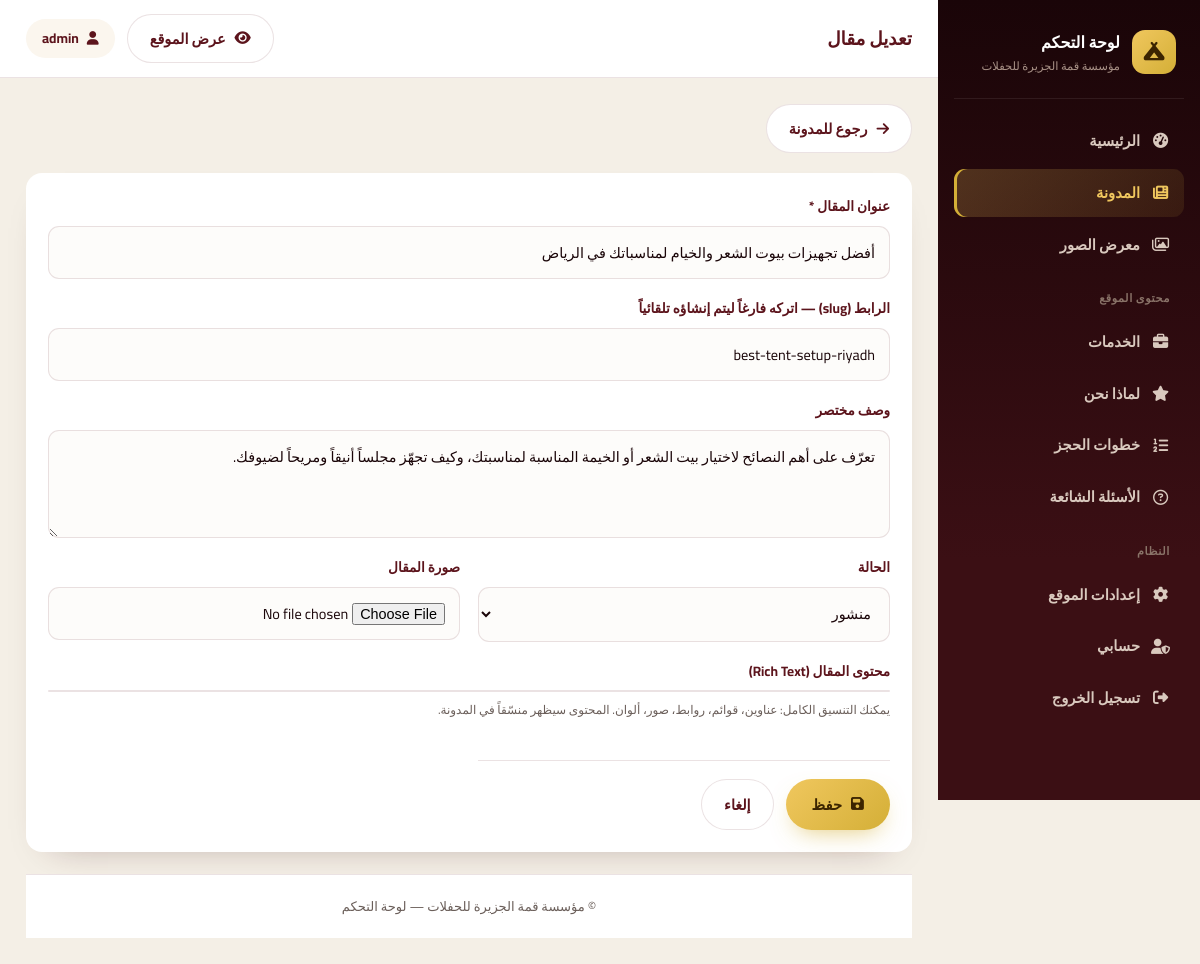
/admin/post-edit.php?id=1 (signed in), run on the app's committed database.
### tables this page shows
CREATE TABLE IF NOT EXISTS `posts` (
  `id` int(11) NOT NULL AUTO_INCREMENT,
  `title` varchar(255) NOT NULL,
  `slug` varchar(255) NOT NULL,
  `excerpt` text DEFAULT NULL,
  `content` longtext DEFAULT NULL,
  `image` varchar(255) DEFAULT '',
  `status` enum('published','draft') DEFAULT 'published',
  `views` int(11) DEFAULT 0,
  `created_at` timestamp NOT NULL DEFAULT current_timestamp(),
  PRIMARY KEY (`id`),
  UNIQUE KEY `slug` (`slug`)
);

### config.php (called while the page is built, shortened)
<?php
function e($v)
{
    return htmlspecialchars((string)$v, ENT_QUOTES, 'UTF-8');
}

### admin/post-edit.php (the view, shortened to what this page needs)
<?php
require_once __DIR__ . '/includes/auth.php';
$id   = (int)($_GET['id'] ?? 0);
$post = [
    'id'         => 0,
    'title'      => '',
    'slug'       => '',
    'excerpt'    => '',
    'content'    => '',
    'image'      => '',
    'status'     => 'published',
];
if ($id > 0) {
    $st = $pdo->prepare("SELECT * FROM posts WHERE id = ? LIMIT 1");
    $st->execute([$id]);
    $found = $st->fetch();
    $post = $found;
} else {
    $page_title = 'مقال جديد';
}
include __DIR__ . '/includes/header.php';
?>
<div class="toolbar">
    <a href="posts.php" class="btn-ghost"><i class="fa-solid fa-arrow-right"></i> رجوع للمدونة</a>
</div>
<form method="post" enctype="multipart/form-data" class="panel form-panel">
    <div class="form-grid">
        <label class="field col-2">
            <span>عنوان المقال *</span>
            <input type="text" name="title" required value="<?= e($post['title']) ?>">
        </label>
        <label class="field col-2">
            <span>الرابط (slug) — اتركه فارغاً ليتم إنشاؤه تلقائياً</span>
            <input type="text" name="slug" value="<?= e($post['slug']) ?>" placeholder="best-tent-setup-riyadh">
        </label>
        <label class="field col-2">
            <span>وصف مختصر</span>
            <textarea name="excerpt" rows="3"><?= e($post['excerpt']) ?></textarea>
        </label>
        <label class="field">
            <span>الحالة</span>
            <select name="status">
                <option value="published" <?= $post['status'] === 'published' ? 'selected' : '' ?>>منشور</option>
            </select>
        </label>
        <label class="field">
            <span>صورة المقال</span>
            <input type="file" name="image" accept="image/*" data-preview="#postPreview">
        </label>
        <div class="field col-2">
            <span>محتوى المقال (Rich Text)</span>
            <div class="quill-wrap">
            </div>
            <small class="hint">
                يمكنك التنسيق الكامل: عناوين، قوائم، روابط، صور، ألوان. المحتوى سيظهر منسّقاً في المدونة.
            </small>
        </div>
    <div class="form-actions">
        <button type="submit" class="btn-gold"><i class="fa-solid fa-floppy-disk"></i> حفظ</button>
        <a href="posts.php" class="btn-ghost">إلغاء</a>
    </div>
</form>
<?php include __DIR__ . '/includes/footer.php'; ?>

### admin/css/admin.css (style rules this page uses)
:root { --ink:#1a0508; --maroon-deep:#3b0f14; --maroon:#5c141c; --gold:#d4af37; --gold-bright:#f0c75e; --cream:#fbf6ee; --grey:#6b5f5a; --white:#fff; --whatsapp:#25d366; --border:rgba(92,20,28,.12); --radius:16px; --font:'Cairo','Tahoma',sans-serif; }
* { box-sizing:border-box;margin:0;padding:0 }
body { font-family:var(--font);background:#f4efe6;color:var(--ink); line-height:1.75;-webkit-font-smoothing:antialiased; }
a { color:inherit;text-decoration:none }
.btn-gold { display:inline-flex;align-items:center;gap:9px; background:linear-gradient(135deg,var(--gold-bright),var(--gold)); color:#3b2400;font-weight:800;font-size:.92rem; padding:12px 26px;border-radius:999px;border:0;cursor:pointer;font-family:var(--font); box-shadow:0 10px 24px -10px rgba(212,175,55,.7); transition:transform .15s ease,box-shadow .15s ease; }
.btn-ghost { display:inline-flex;align-items:center;gap:9px; background:#fff;color:var(--maroon);border:1.5px solid var(--border); font-weight:700;font-size:.9rem;padding:11px 22px;border-radius:999px;cursor:pointer; font-family:var(--font);transition:border-color .2s,color .2s; }
.panel { background:#fff;border-radius:var(--radius);padding:22px; box-shadow:0 16px 36px -26px rgba(59,15,20,.4);margin-bottom:22px; }
.toolbar { display:flex;gap:12px;flex-wrap:wrap;margin-bottom:20px }
.form-grid { display:grid;grid-template-columns:repeat(2,1fr);gap:18px }
.col-2 { grid-column:span 2 }
.field { display:flex;flex-direction:column;gap:7px }
.field > span { font-size:.85rem;font-weight:700;color:var(--maroon) }
.field input[type=text], .field input[type=password], .field input[type=number], .field input[type=file], .field select, .field textarea { width:100%;padding:12px 14px;border-radius:11px; border:1.5px solid var(--border);background:#fdfcfa; font-family:var(--font);font-size:.9rem;color:var(--ink); transition:border-color .2s,box-shadow .2s; }
.field textarea { resize:vertical;line-height:1.9 }
.hint { font-size:.75rem;color:var(--grey) }
.form-actions { display:flex;gap:12px;flex-wrap:wrap;margin-top:22px;padding-top:18px;border-top:1px solid var(--border) }
.quill-wrap { background:#fff;border-radius:12px;overflow:hidden; border:1.5px solid var(--border);transition:border-color .2s; }

### data on the page
posts: title "أفضل تجهيزات بيوت الشعر والخيام لمناسباتك في الرياض", slug "best-tent-setup-riyadh", excerpt "تعرّف على أهم النصائح لاختيار بيت الشعر أو الخيمة المناسبة لمناسبتك، وكيف تجهّز مجلساً أنيقاً ومريحاً لضيوفك.", status "منشور"

### other printed values
setting('site_name') "مؤسسة قمة الجزيرة للحفلات"
$page_title "تعديل مقال"
$_SESSION['admin_username'] "admin"
setting('copyright') "© مؤسسة قمة الجزيرة للحفلات"
